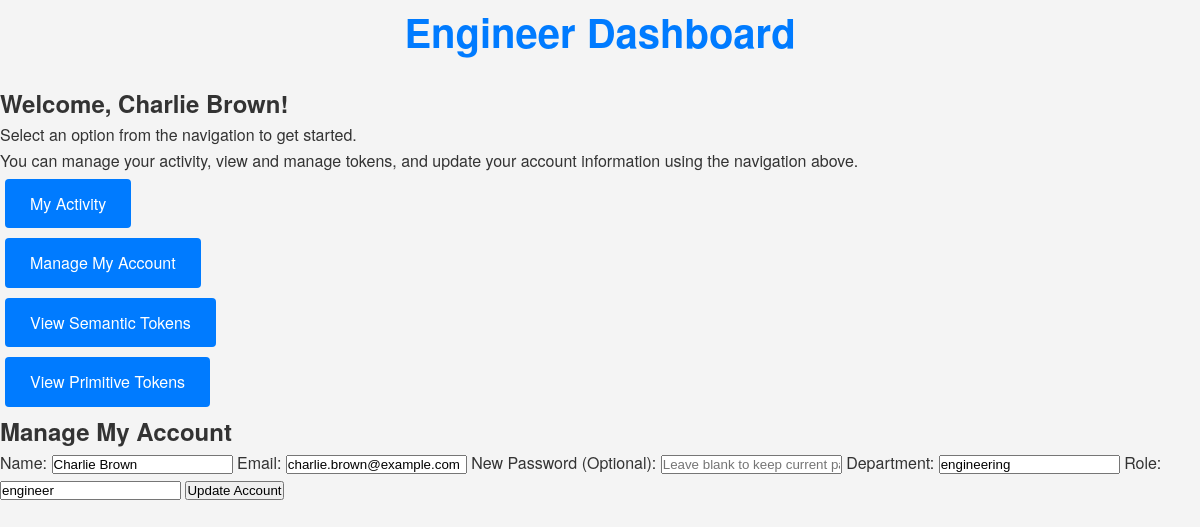
The app's page /pages/engineer_dashboard.php?view=manage_account with its own data.
### tables this page shows
CREATE TABLE users (
    id INT AUTO_INCREMENT PRIMARY KEY,
    name VARCHAR(100) NOT NULL,
    email VARCHAR(100) NOT NULL UNIQUE,
    password VARCHAR(255) NOT NULL,
    department ENUM('product', 'engineering') NOT NULL,
    role ENUM('admin', 'engineer') NOT NULL,
    created_at TIMESTAMP DEFAULT CURRENT_TIMESTAMP
);

### models/User.php (called while the page is built, shortened)
<?php
class User {
    private $conn;
    private $table_name = "users";
    public $email;
    public function __construct($db) {
        $this->conn = $db;
    }
    public function readByEmail() {
        $query = "SELECT * FROM " . $this->table_name . " WHERE email = ? LIMIT 0,1";
        $stmt = $this->conn->prepare($query);
        $stmt->bindParam(1, $this->email);
        $stmt->execute();
        $row = $stmt->fetch(PDO::FETCH_ASSOC);
        if ($row) {
            $this->name = $row['name'];
            $this->email = $row['email'];
            $this->department = $row['department'];
            $this->role = $row['role'];
        } else {
            $this->id = null;
        }
    }
}

### pages/manage_account_view.php (the view, shortened to what this page needs)
<?php
include_once '../models/User.php';
$database = new Database();
$db = $database->getConnection();
$user = new User($db);
$charlieEmail = 'charlie.brown@example.com';
$user->email = $charlieEmail;
$user->readByEmail();
?>
<h2>Manage My Account</h2>
<form method="POST" action="">
    <label for="name">Name:</label>
    <input type="text" name="name" value="<?php echo htmlspecialchars($user->name); ?>" required>
    <label for="email">Email:</label>
    <input type="email" name="email" value="<?php echo htmlspecialchars($user->email); ?>" required>
    <label for="password">New Password (Optional):</label>
    <input type="password" name="password" placeholder="Leave blank to keep current password">
    <label for="department">Department:</label>
    <input type="text" name="department" value="<?php echo htmlspecialchars($user->department); ?>" readonly>
    <label for="role">Role:</label>
    <input type="text" name="role" value="<?php echo htmlspecialchars($user->role); ?>" readonly>
    <input type="submit" name="edit" value="Update Account">
</form>

### assets/styles.css (style rules this page uses)
* { margin: 0; padding: 0; box-sizing: border-box; }
body { font-family: 'Helvetica Neue', Arial, sans-serif; background-color: #F4F4F4; color: #333333; line-height: 1.6; }

### records on screen
users: name "Charlie Brown", email "charlie.brown@example.com", department "engineering", role "engineer"
